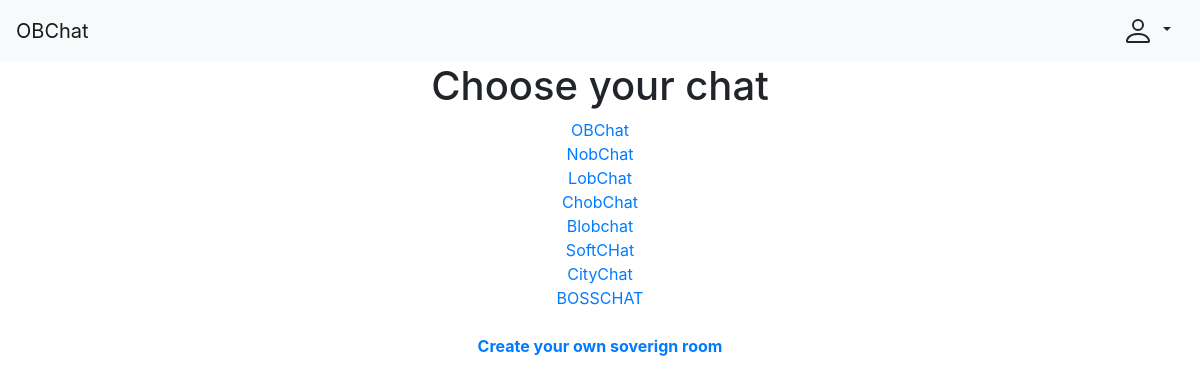
Screenshot of /OB/ with the database file from the repository.
### OB/models.py (models this page shows, shortened)
class Room(Model):
    group_type = IntegerField(
        default=GroupTypes.Room,
        choices=GroupTypes.choices()
    )
    name = CharField(
        max_length=ROOM_NAME_MAX_LENGTH,
        default=None
    )
    display_name = CharField(
        max_length=ROOM_NAME_MAX_LENGTH,
        null=True
    )
    owner = ForeignKey(
        OBUser,
        on_delete=CASCADE,
        related_name="owned_room",
        null=True
    )
    timestamp = DateTimeField(auto_now_add=True)
    is_suspended = BooleanField(default=False)
    occupants = ManyToManyField(
        OBUser,
        related_name="occupied_room"
    )

### OB/views/room.py (the view)
# urls.py: path("", chat, name="OB-/"),
def chat(request):
    if request.method == "GET":
        template = "OB/chat.html"
        context = {"rooms": Room.objects.filter(group_type=GroupTypes.Room)}
        return render(request, template, context)
    return HttpResponse()

### OB/templates/OB/chat.html (shortened to what this page needs)
{% extends "OB/base.html" %}
{% block body %}
  <div class="row">
    <div class="mx-auto text-center">
      <h1>Choose your chat</h1>
      {% for room in rooms %}
        <a href="{% url 'OB:OB-room' room.name %}">{{ room.display_name }}</a><br>
      {% endfor %}
      <br>
      <a href="{% url 'OB:OB-create_room' %}"><strong>Create your own soverign room</strong></a>
    </div>
  </div>
{% endblock %}

### rows the page displays
Room: display_name "OBChat"
Room: display_name "NobChat"
Room: display_name "LobChat"
Room: display_name "ChobChat"
Room: display_name "Blobchat"
Room: display_name "SoftCHat"
Room: display_name "CityChat"
Room: display_name "BOSSCHAT"
